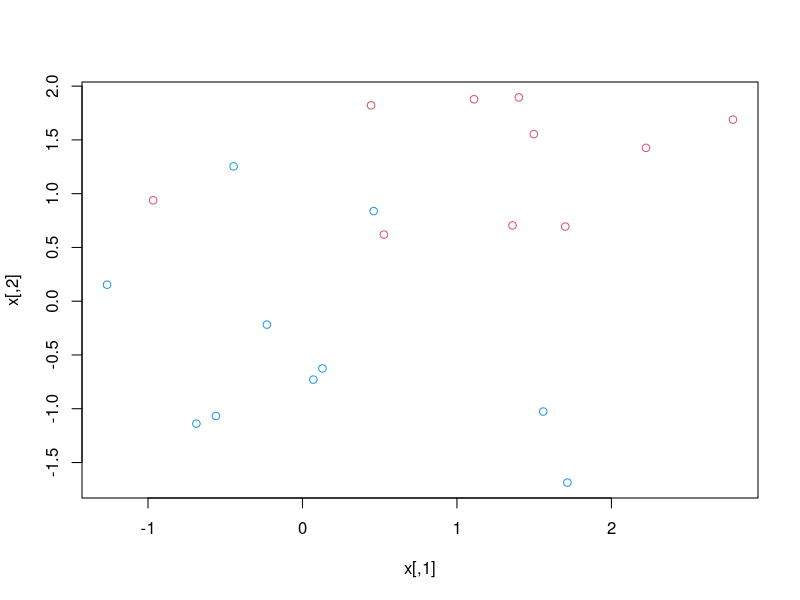
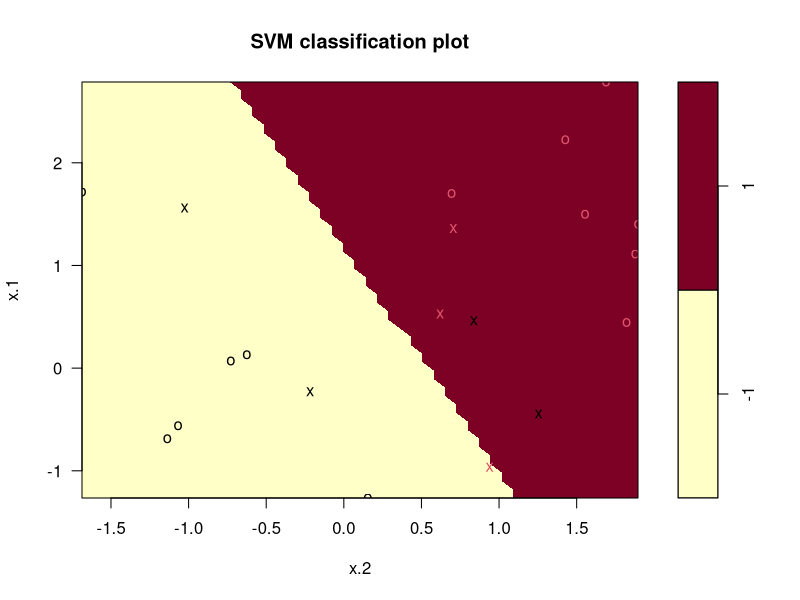
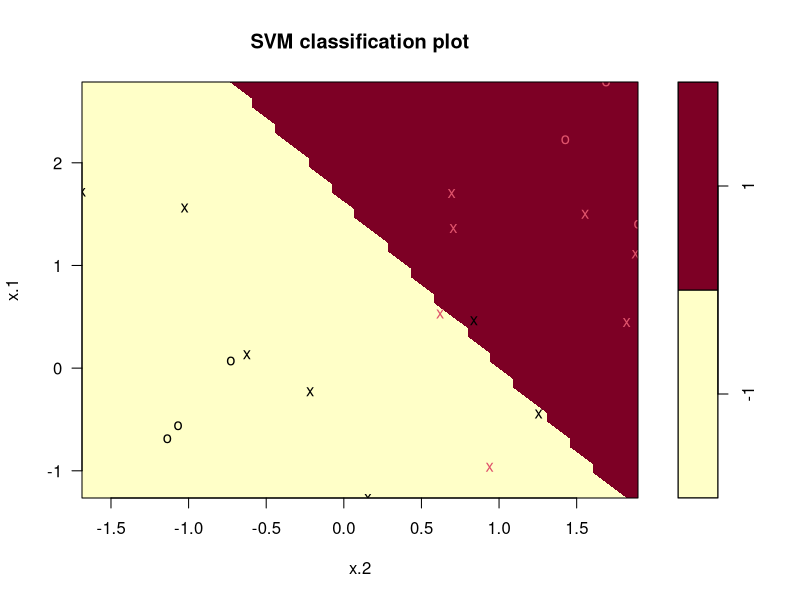

These charts were generated, in order, by the following R code:
# SVM : Iris Prediction
install.packages("e1071")
library(e1071)
set.seed(123)
x <-matrix(rnorm(20*2),ncol=2) # Normal distribution
y<- c(rep(-1,10),rep(1,10)) # Scatter
x[y==1, ] <-x[y==1, ] +1

plot(x,col=(3-y)) #

dat <- data.frame(x=x,y=as.factor(y)) # Binary Classification as.factor(y)
str(dat)

svm_fit <- svm(y ~ ., data=dat, kernel='linear',cost=10 , scale = F) # cost Margin for learning The higher the cost, the wider the margin
svm_fit
plot(svm_fit, dat)

attributes(svm_fit)
svm_fit$index # Check Vector
summary(svm_fit)

# Changing Coas
svm_fit <- svm(y ~ ., data=dat, kernel='linear',cost=0.1 , scale = F) # cost 0.1
plot(svm_fit,dat)
svm_fit$index # result: 14

# finding best cost - cross validation tune()
set.seed(123) # making Random Number
tune.out <-tune(svm, y ~., data = dat, kernel='linear', range=list(cost=c(0.001,0.01,0.1,1.5,10,50)))
summary(tune.out) # best cost = 1.5

bestmod <-tune.out$best.model
bestmod
summary(bestmod)

# Prediction
xtest <- matrix(rnorm(20 * 2),ncol=2) # Sampling
ytest <- sample(c(-1,1),20,rep=T) # Sampling
xtest
ytest

xtest[ytest==1, ] <-xtest[ytest==1, ] +1
testda <- data.frame(x=xtest, y=as.factor(ytest))
testda


ypred <- predict(bestmod,testda)
table(예측값=ypred, 실제값=testda$y)
(5+10)/nrow(testda)


# Iris Dataset Prediction
model <- svm(Species ~., data=iris) #Species을 기준으로 분류
model # Support Vectors 만듦

pred <- predict(model, iris[,-5])
pred
table(pred,iris$Species) #교차분할표
(50 + 48 + 48) / nrow(iris)